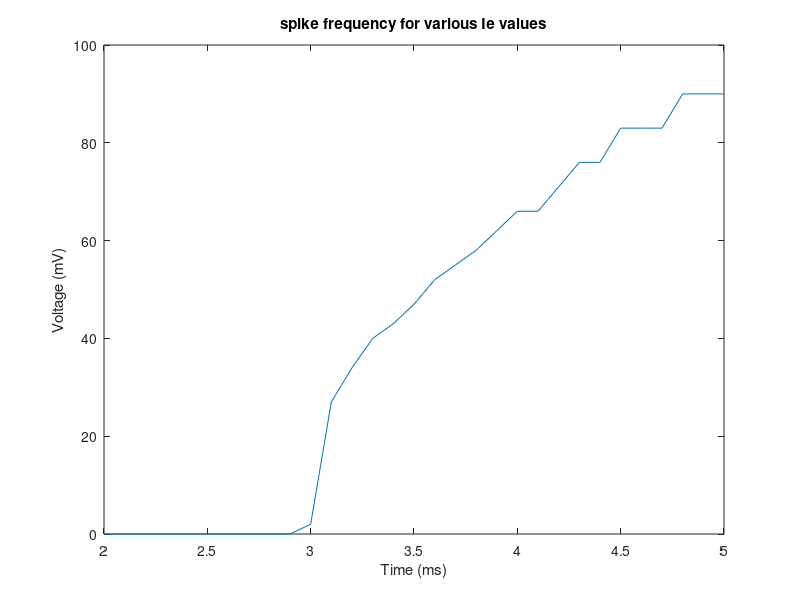

MATLAB code for this plot:
function integrateandfiremodel
%
% part 3 of the neuron model
% 
%
%?m = 10 [ms] (i.e. ?m is the time constant of the membrane)
%EL = Vreset = -70 [mV]
%Vth = -40 [mV]
%Rm = 10 [M?]
%Ie = 3.1 [nA]

Tm = 10;             %[ms] (i.e. ?m is the time constant of the membrane)
EL = -70;            %[mV]
Vreset = -70;        %[mV]
Vth = -40;           %[mV]
Rm = 10;             %[M?]
Ie = 3.1;            %[nA]

Vzero = -70;

Dt = 1; %ms
t = 0;


V = zeros(1000,1);

countspikes = zeros(31,1);

counter = 1;

for Ie=2:0.1:5,
    t = 0;
    for time=1:1000,

        V(time) = EL + Rm * Ie + (Vzero - EL - Rm * Ie) * exp(1) ^ (-t/Tm);
        
        % relative time
        t = t + Dt;
        
        if V(time) >= Vth
            V(time) = Vreset;
            t = 0;
            countspikes(counter) = countspikes(counter) + 1;
        end


    end
    counter = counter + 1;
end
plotie = 2:0.1:5;
plot(plotie, countspikes)
title('spike frequency for various Ie values')
xlabel('Time (ms)') % x-axis label
ylabel('Voltage (mV)') % y-axis label
